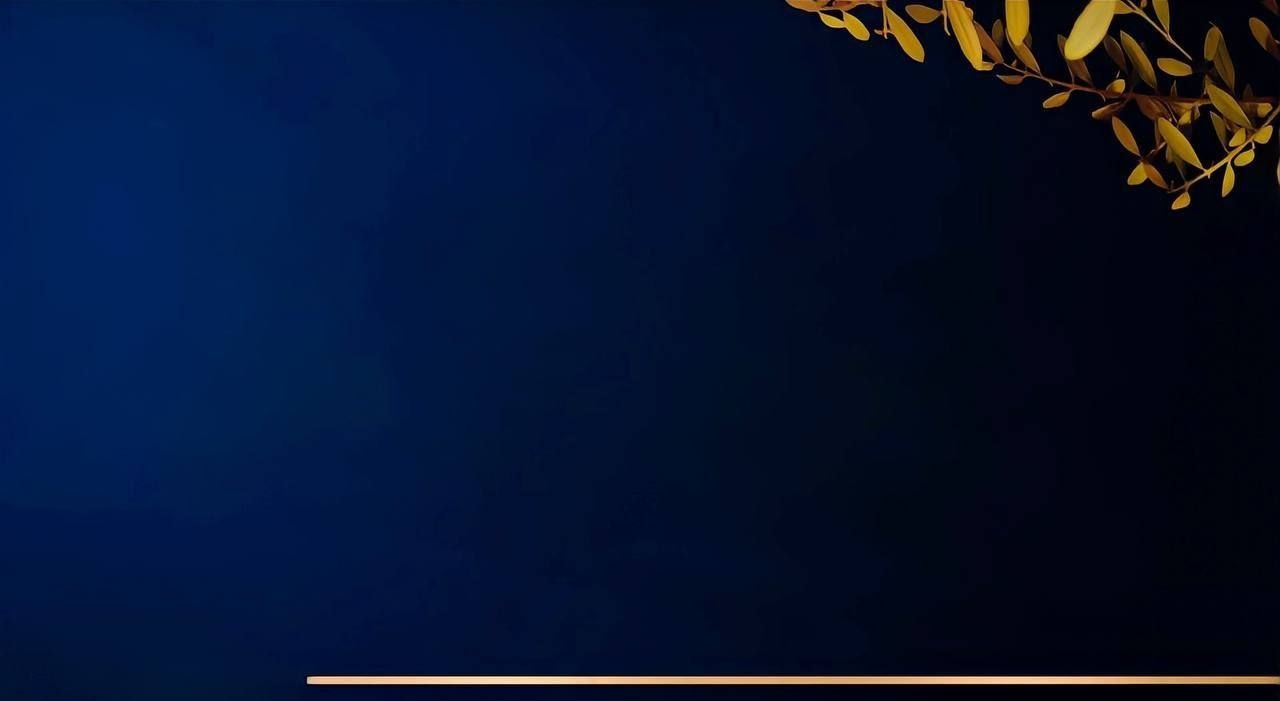
#> input picture images/great_background_img.jpg, 1280 x 701 px
$ python app.py
#> lines starting #> are read from the running program, lines starting #| are printed output that depends on the picture
from PIL import Image
from PIL import ImageDraw
from PIL import ImageFont

words = [i for i in range(1, 4)]

cont = 1

for word in words:
    str_word = ''
    if(word < 10):
        str_word = '00' + str(word)
    elif(word >= 10 and word < 100):
        str_word = '0' + str(word)
    else:
        str_word = str(word)

    img = Image.open('images/great_background_img.jpg')
#> img is the input picture: PIL image 1280x701 RGB; mean R, G, B 6.4, 19.7, 49.2
    draw = ImageDraw.Draw(img)
    fonte = ImageFont.truetype('fonts/ARLRDBD.TTF', 120)
    draw.text((1020,540), str(str_word), font=fonte, fill='Yellow', stroke_width=8, stroke_fill='black')
    img.save(f'images/img_{cont}.jpg')
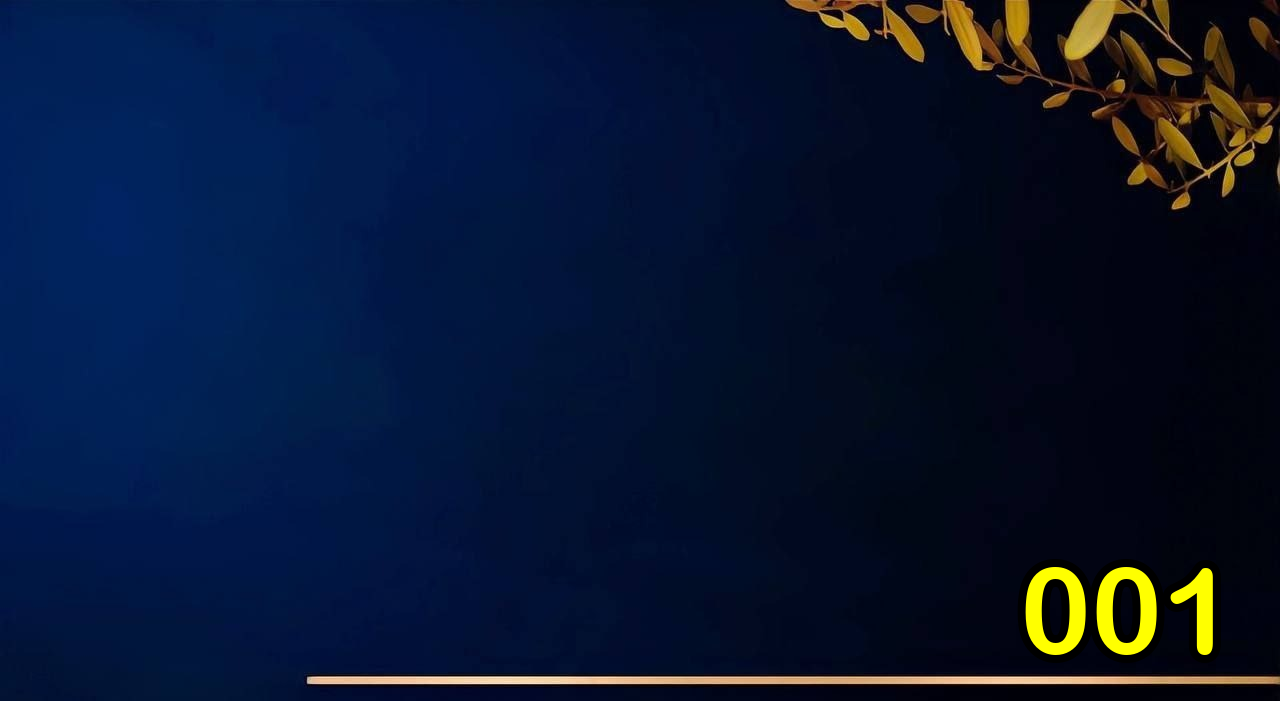
#> saved as img_1.jpg: PIL image 1280x701 RGB; mean R, G, B 8.4, 21.7, 48.9
    cont += 1
